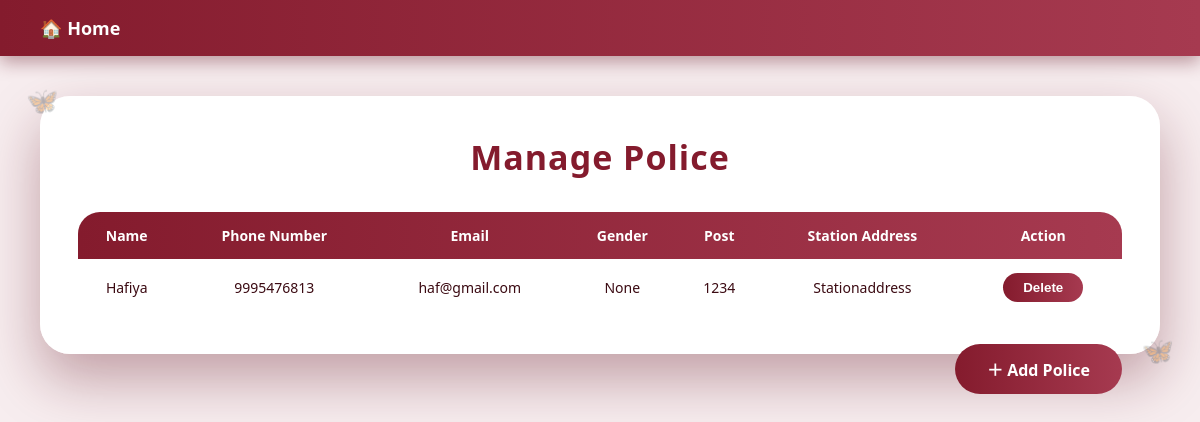
The page /viewpolice on the database its author committed.
### Womencare/models.py (models this page shows)
class PoliceTable(models.Model):
    login_id=models.ForeignKey(LoginTable,on_delete=models.CASCADE,null=True,blank=True)
    Name=models.CharField(max_length=100,null=True,blank=True)
    Phone_number=models.BigIntegerField()
    Email=models.CharField(max_length=100,null=True,blank=True)
    Gender=models.CharField(max_length=15,null=True,blank=True)
    post=models.CharField(max_length=100,null=True,blank=True)
    Stationaddress=models.CharField(max_length=1000,null=True,blank=True)

### Womencare/views.py (the view)
# urls.py: path('viewpolice', PolicePage.as_view(), name='viewpolice'),
class PolicePage(View):
    def get(self, request):
        obj=PoliceTable.objects.all()
        return render(request, 'administration/viewpolice.html',{'val':obj})

### templates/administration/viewpolice.html (shortened to what this page needs)
<!DOCTYPE html>
<html lang="en">
<head>
</head>
<body>
<div class="navbar">
    <a href="/Admin_home">🏠 Home</a>
</div>
<div class="container">
    <div class="butterfly b1">🦋</div>
    <div class="butterfly b2">🦋</div>
    <h2>Manage Police</h2>
    <table>
        <thead>
            <tr>
                <th>Name</th>
                <th>Phone Number</th>
                <th>Email</th>
                <th>Gender</th>
                <th>Post</th>
                <th>Station Address</th>
                <th>Action</th>
            </tr>
        </thead>
        <tbody>
            {% for i in val %}
            <tr>
                <td>{{ i.Name }}</td>
                <td>{{ i.Phone_number }}</td>
                <td>{{ i.Email }}</td>
                <td>{{ i.Gender }}</td>
                <td>{{ i.post }}</td>
                <td>{{ i.Stationaddress }}</td>
                <td>
                    <button onclick="window.location='/DeletePolice/{{i.login_id.id}}'">Delete</button>
                </td>
            </tr>
            {% endfor %}
        </tbody>
    </table>
    <a href="/PoliceaddPage" class="add-btn">＋ Add Police</a>
</div>
</body>
</html>

### templates/administration/viewpolice.html (style rules this page uses)
* { margin:0; padding:0; box-sizing:border-box; }
body { min-height:100vh; font-family:"Segoe UI", Arial, sans-serif; background-image:url("image.jpeg"); background-size:cover; background-position:center; background-repeat:no-repeat; padding:0; background-image: url(https://i.pinimg.com/originals/b8/2a/cf/b82acfe0e639043903af217b3059c92f.jpg); height:84vh; }
body::before { content:""; position:fixed; inset:0; background:rgba(247,236,238,0.9); z-index:0; }
.navbar { position:relative; z-index:2; background:linear-gradient(to right,#841B2D,#A63A50); padding:16px 40px; box-shadow:0 6px 18px rgba(94,15,30,0.4); }
.navbar a { color:white; text-decoration:none; font-size:18px; font-weight:bold; display:flex; align-items:center; gap:8px; }
.container { position:relative; z-index:1; background:rgba(255,255,255,0.97); padding:38px; border-radius:30px; box-shadow:0 25px 55px rgba(94,15,30,0.35); animation:fadeIn 0.8s ease; margin:40px; }
h2 { text-align:center; margin-bottom:32px; color:#841B2D; font-size:34px; letter-spacing:1px; }
table { width:100%; border-collapse:collapse; border-radius:22px; overflow:hidden; }
thead { background:linear-gradient(to right,#841B2D,#A63A50); color:white; }
th,td { padding:14px 10px; text-align:center; font-size:14px; }
tbody tr { background:#ffffff; transition:0.3s ease; }
td { color:#3B0A12; }
button { padding:7px 20px; border:none; border-radius:25px; background:linear-gradient(to right,#841B2D,#A63A50); color:white; font-weight:bold; cursor:pointer; transition:0.3s ease; }
.add-btn { display:inline-block; margin-top:28px; padding:13px 32px; background:linear-gradient(to right,#841B2D,#A63A50); color:white; text-decoration:none; font-weight:bold; border-radius:40px; transition:0.3s ease; float:right; }
.butterfly { position:absolute; font-size:26px; opacity:0.3; animation:float 6s ease-in-out infinite; }
.b1 { top:-14px;left:-14px }
.b2 { bottom:-14px;right:-14px;animation-delay:2s }

### rows shown on the page
PoliceTable: Name "Hafiya", Phone_number "9995476813", Email "haf@gmail.com", Gender "None", post "1234", Stationaddress "Stationaddress"
